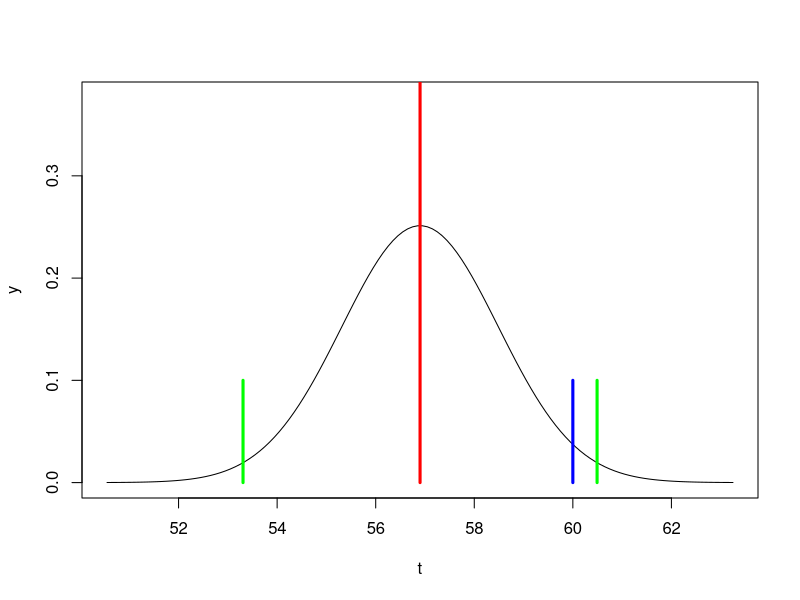

Write the R code that produced this figure.
rm(list=ls())

x <- c(54, 57, 56, 57, 52, 49, 63, 61, 57, 59)
x <- c(58, 69, 60, 62, 46, 48, 55, 59, 62, 51)
x <- c(59, 53, 57, 62, 64, 60, 52, 54, 48, 60)

np = length(x)
mm = mean(x)
sd1 = sd(x)
ee = sd1/sqrt(np)

t <- seq(mm - 4*ee, mm + 4*ee,.1)
y <- dnorm(t, mean=mm, sd=ee)

ma = max(y)
cat('ma: ', ma, '\n')

plot(t, y, type='l', ylim=c(0, ma + ma/2))

points(c(mm, mm), c(0, .5), type='l', col='red', lwd=3)

alfa = .05
q = qt(1-alfa/2, np-1)

ee = sd(x)/sqrt(np)

q1 = mm - q * ee
q2 = mm + q * ee

cat(' intervalo de confianza:[ ', q1, ' , ',  q2, ']')

mup = 60

points(c(mup, mup), c(0, .1), type='l', col='blue', lwd=3)

print(q1)

points(c(q1, q1), c(0, .1), type='l', col='green', lwd=3)

points(c(q2, q2), c(0, .1), type='l', col='green', lwd=3)

res <- t.test(x, mu=mup)

print(res)

print(names(res))

estadistica = (mm - mup)/ee

cat('estadistica= ', estadistica, '\n')
cat('p-value    = ', 2*pt(estadistica, np-1), '\n')



